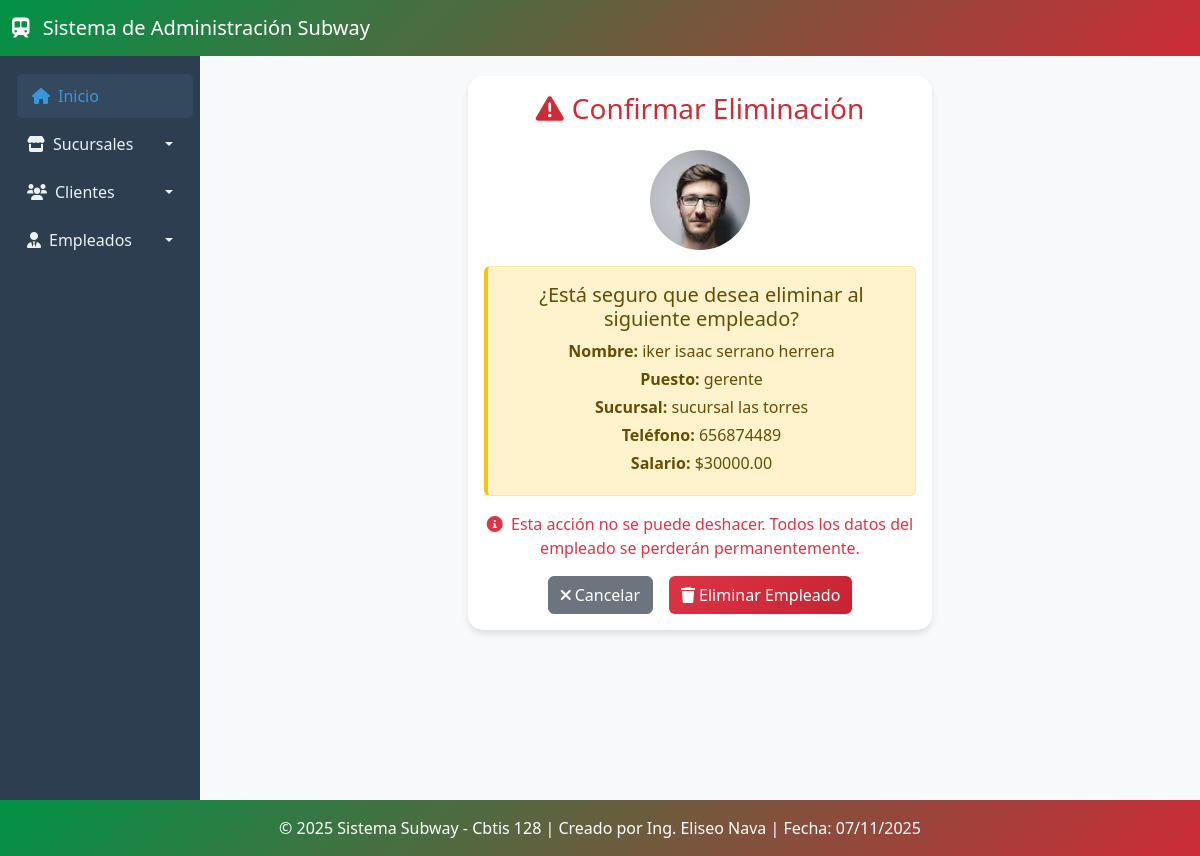
The page /empleados/borrar/2/ on the database its author committed.
### app_Subway/models.py (models this page shows, shortened)
class Empleado(models.Model):
    sucursal = models.ForeignKey(Sucursal, on_delete=models.CASCADE, related_name="empleados")
    nombre = models.CharField(max_length=100, default="Empleado")
    telefono = models.CharField(max_length=15)
    salario = models.DecimalField(max_digits=10, decimal_places=2)
    fecha_contratacion = models.DateField()
    puesto = models.CharField(max_length=50)
    foto_perfil = models.ImageField(upload_to='empleados/fotos/', null=True, blank=True)

class Sucursal(models.Model):
    nombre = models.CharField(max_length=50)
    telefono = models.CharField(max_length=15)
    horario_apertura = models.TimeField()
    horario_cierre = models.TimeField()
    direccion = models.CharField(max_length=100)
    foto_sucursal = models.ImageField(upload_to='sucursales/fotos/', null=True, blank=True)  # NUEVO CAMPO

### app_Subway/views.py (the view)
# urls.py: path('empleados/borrar/<int:id>/', views.borrar_empleado, name='borrar_empleado'),
def borrar_empleado(request, id):
    empleado = get_object_or_404(Empleado, id=id)
    if request.method == 'POST':
        empleado.delete()
        return redirect('ver_empleados')
    return render(request, 'app_Subway/empleados/borrar_empleado.html', {'empleado': empleado})

### app_Subway/templates/app_Subway/empleados/borrar_empleado.html (shortened to what this page needs)
{% extends 'app_Subway/base.html' %}
{% block content %}
<div class="row justify-content-center">
    <div class="col-md-6">
        <div class="card card-custom">
            <div class="card-body text-center">
                <h3 class="card-title mb-4" style="color: #CE2B37;">
                    <i class="fas fa-exclamation-triangle me-2"></i>Confirmar Eliminación
                </h3>
                {% if empleado.foto_perfil %}
                <div class="text-center mb-3">
                    <img src="{{ empleado.foto_perfil.url }}"
                         alt="Foto de {{ empleado.nombre }}"
                         class="img-fluid rounded-circle"
                         style="width: 100px; height: 100px; object-fit: cover;">
                </div>
                {% endif %}
                <div class="alert alert-warning">
                    <h5>¿Está seguro que desea eliminar al siguiente empleado?</h5>
                    <p class="mb-1"><strong>Nombre:</strong> {{ empleado.nombre }}</p>
                    <p class="mb-1"><strong>Puesto:</strong> {{ empleado.puesto }}</p>
                    <p class="mb-1"><strong>Sucursal:</strong> {{ empleado.sucursal.nombre }}</p>
                    <p class="mb-1"><strong>Teléfono:</strong> {{ empleado.telefono }}</p>
                    <p class="mb-1"><strong>Salario:</strong> ${{ empleado.salario }}</p>
                </div>
                <p class="text-danger">
                    <i class="fas fa-info-circle me-1"></i>
                    Esta acción no se puede deshacer. Todos los datos del empleado se perderán permanentemente.
                </p>
                <form method="POST">
                    <div class="d-grid gap-2 d-md-flex justify-content-md-center">
                        <a href="{% url 'ver_empleados' %}" class="btn btn-secondary me-md-2">
                            <i class="fas fa-times me-1"></i>Cancelar
                        </a>
                        <button type="submit" class="btn btn-danger">
                            <i class="fas fa-trash me-1"></i>Eliminar Empleado
                        </button>
                    </div>
                </form>
            </div>
        </div>
    </div>
</div>
{% endblock %}

### app_Subway/templates/app_Subway/base.html (style rules this page uses)
body { background-color: #f8f9fa; font-family: 'Segoe UI', Tahoma, Geneva, Verdana, sans-serif; }
.card-custom { border: none; border-radius: 15px; box-shadow: 0 4px 6px rgba(0,0,0,0.1); transition: transform 0.3s; }

### app_Subway/templates/app_Subway/empleados/borrar_empleado.html (style rules this page uses)
.alert-warning { border-left: 4px solid #ffc107; }
.btn-danger { background: linear-gradient(135deg, #dc3545, #c82333); border: none; }

### rows shown on the page
Empleado: foto_perfil (picture), nombre "iker isaac serrano herrera", puesto "gerente", sucursal.nombre "sucursal las torres", telefono "656874489", salario "30000.00"
